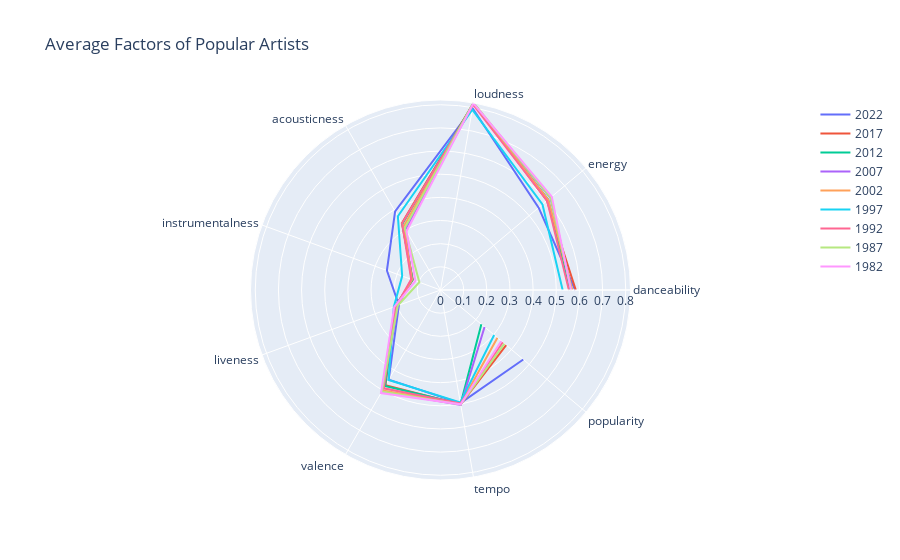

The cell this chart's notebook holds for it:
### Code cell
#  kindly visualize this with a line_polar using plotly express
fig = go.Figure()

for i, entry in enumerate(five_year_qualities):
    fig.add_trace(go.Scatterpolar(
            r = five_year_qualities.iloc[i],
            theta = relevant_qualities,
            mode = 'lines',
            name = five_year_qualities.index[i].astype(str),
        ))
    
    
fig.update_layout(
    title = 'Average Factors of Popular Artists',
    showlegend = True
)

fig.show()

### Figure 1 — Plotly figure (JSON) as saved in the notebook; plotly's stock layout.template omitted (floating-point values rounded to 4 significant figures)
{"data": [{"mode": "lines", "name": "2022", "r": [0.5816, 0.5533, 0.7975, 0.392, 0.2463, 0.1911, 0.4472, 0.4963, 0.4666], "theta": ["danceability", "energy", "loudness", "acousticness", "instrumentalness", "liveness", "valence", "tempo", "popularity"], "type": "scatterpolar"}, {"mode": "lines", "name": "2017", "r": [0.5843, 0.6001, 0.8204, 0.3335, 0.1274, 0.2093, 0.475, 0.5016, 0.3703], "theta": ["danceability", "energy", "loudness", "acousticness", "instrumentalness", "liveness", "valence", "tempo", "popularity"], "type": "scatterpolar"}, {"mode": "lines", "name": "2012", "r": [0.5572, 0.6073, 0.8174, 0.3296, 0.1285, 0.2088, 0.4788, 0.4997, 0.2303], "theta": ["danceability", "energy", "loudness", "acousticness", "instrumentalness", "liveness", "valence", "tempo", "popularity"], "type": "scatterpolar"}, {"mode": "lines", "name": "2007", "r": [0.5665, 0.6196, 0.8183, 0.3023, 0.1334, 0.1951, 0.5064, 0.5038, 0.2483], "theta": ["danceability", "energy", "loudness", "acousticness", "instrumentalness", "liveness", "valence", "tempo", "popularity"], "type": "scatterpolar"}, {"mode": "lines", "name": "2002", "r": [0.5692, 0.6071, 0.8166, 0.318, 0.131, 0.1997, 0.5009, 0.5003, 0.3208], "theta": ["danceability", "energy", "loudness", "acousticness", "instrumentalness", "liveness", "valence", "tempo", "popularity"], "type": "scatterpolar"}, {"mode": "lines", "name": "1997", "r": [0.5275, 0.5749, 0.7908, 0.3681, 0.1762, 0.2145, 0.4486, 0.4928, 0.3024], "theta": ["danceability", "energy", "loudness", "acousticness", "instrumentalness", "liveness", "valence", "tempo", "popularity"], "type": "scatterpolar"}, {"mode": "lines", "name": "1992", "r": [0.5546, 0.6006, 0.8128, 0.3315, 0.1345, 0.2044, 0.4903, 0.4974, 0.3512], "theta": ["danceability", "energy", "loudness", "acousticness", "instrumentalness", "liveness", "valence", "tempo", "popularity"], "type": "scatterpolar"}, {"mode": "lines", "name": "1987", "r": [0.5645, 0.621, 0.8205, 0.3085, 0.09717, 0.1964, 0.5056, 0.502, 0.3602], "theta": ["danceability", "energy", "loudness", "acousticness", "instrumentalness", "liveness", "valence", "tempo", "popularity"], "type": "scatterpolar"}, {"mode": "lines", "name": "1982", "r": [0.5634, 0.6275, 0.8185, 0.2931, 0.1151, 0.2127, 0.5139, 0.5014, 0.3425], "theta": ["danceability", "energy", "loudness", "acousticness", "instrumentalness", "liveness", "valence", "tempo", "popularity"], "type": "scatterpolar"}], "layout": {"showlegend": true, "title": {"text": "Average Factors of Popular Artists"}}}
